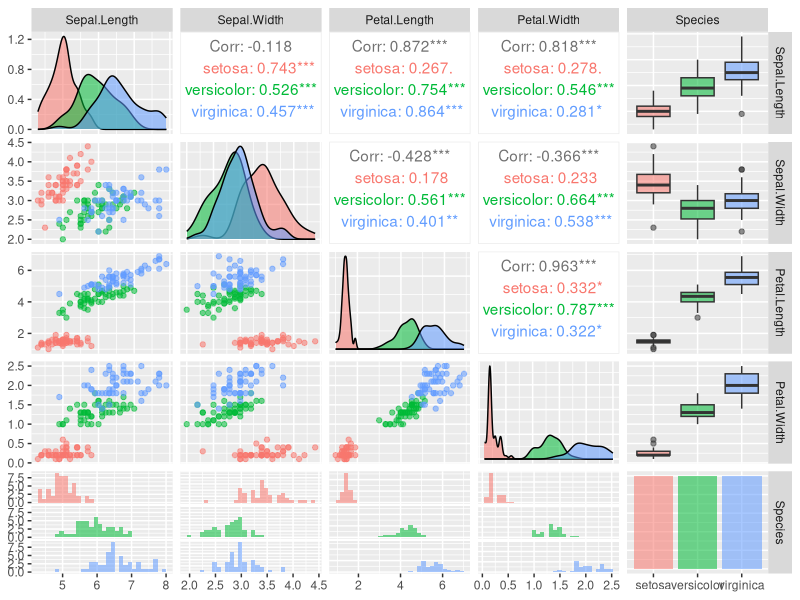

The R source for this figure:
mosthighlycorrelated <- function(mydataframe,numtoreport=choose(n = ncol(mydataframe), k =2))
{
  # find the correlations
  cormatrix <- cor(mydataframe, use = "pairwise.complete.obs")
  # set the correlations on the diagonal or lower triangle to zero,
  # so they will not be reported as the highest ones:
  diag(cormatrix) <- 0
  cormatrix[lower.tri(cormatrix)] <- 0
  # flatten the matrix into a dataframe for easy sorting
  fm <- as.data.frame(as.table(cormatrix))
  # assign human-friendly names
  names(fm) <- c("First.Variable", "Second.Variable", "Correlation")
  # sort and print the top n correlations
  head(fm[order(abs(fm$Correlation),decreasing=T),],n=numtoreport)
}
mosthighlycorrelated(mtcars, numtoreport = 10)

dfnum <- iris[sapply(iris,is.numeric)] # takes only numeric variables
mosthighlycorrelated(dfnum) # gives all possible combination's correlation coefficients

# install and load GGally package for nice graphics
if(!require(GGally, quietly = T)){
  install.packages("GGally", quiet = T)
  require(GGally, quietly = T)
}
ggpairs(iris, aes(colour = as.character(Species), alpha = 0.4))
